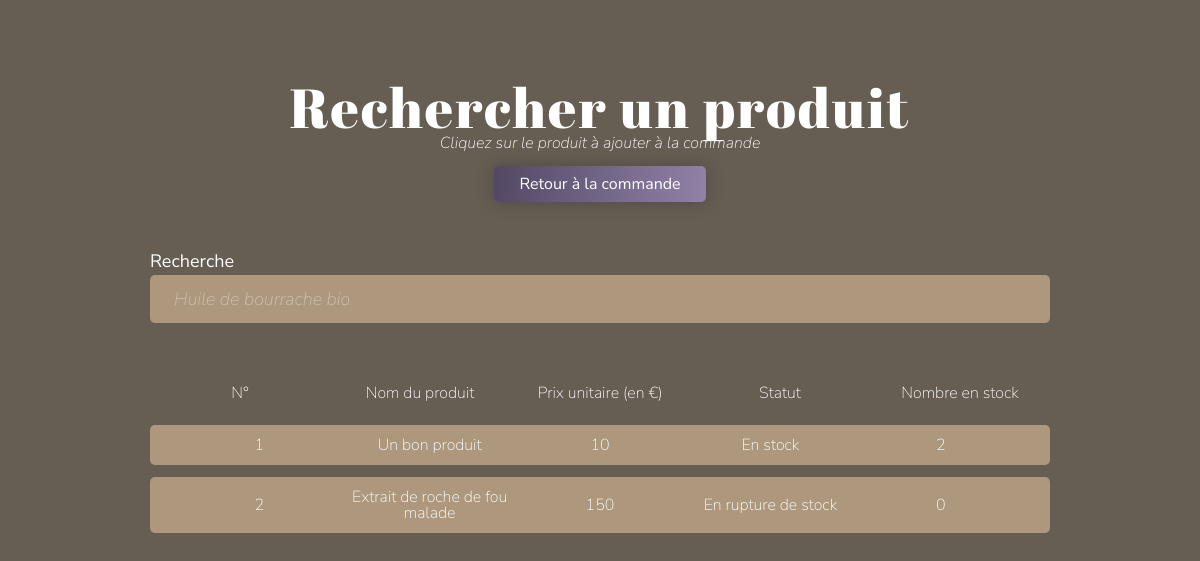
/pages/choose_product.php, run on an earlier commit of the app's database.
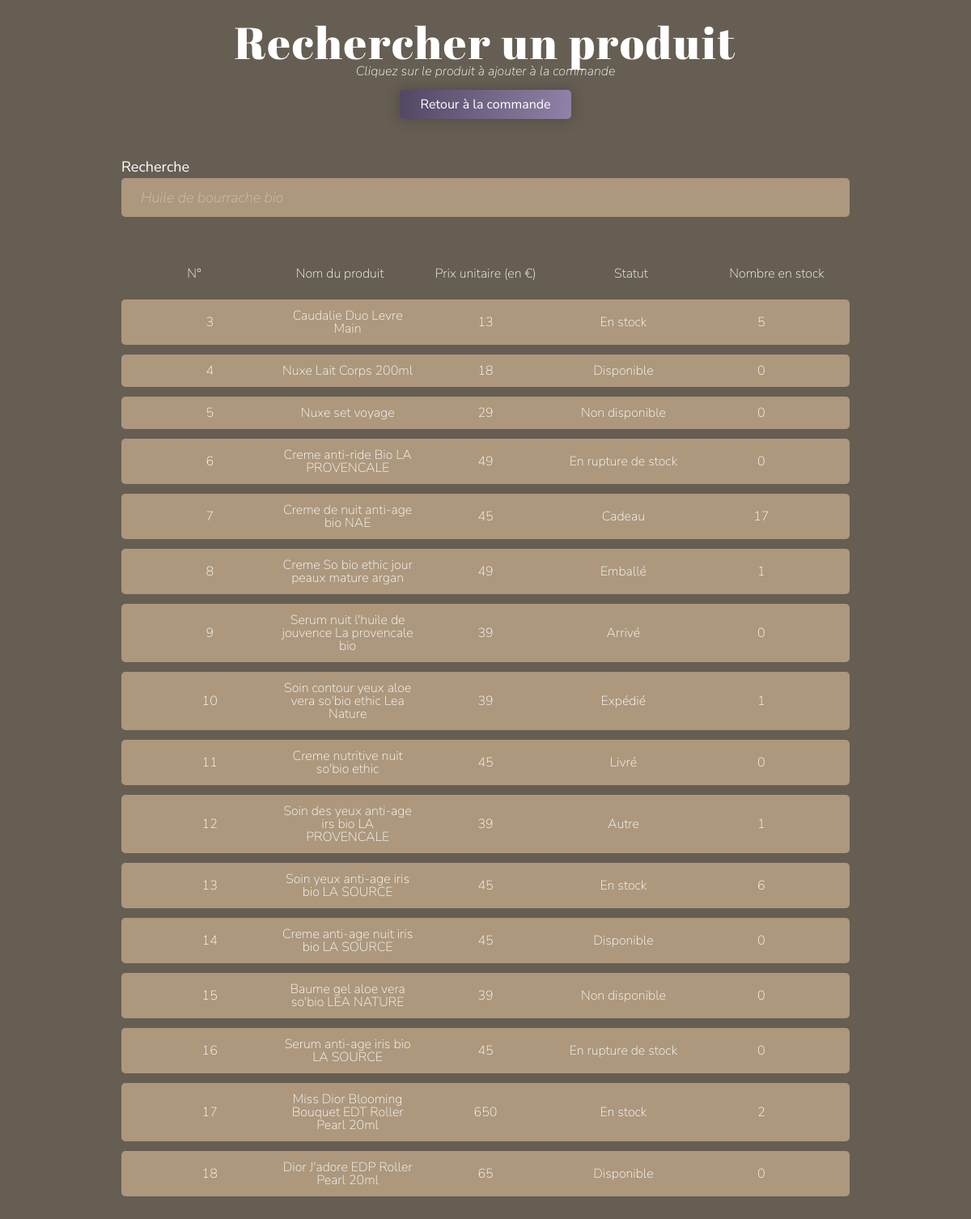
And on a later commit of the database.
### tables this page shows
CREATE TABLE `produit` (
  `id_produit` bigint(20) UNSIGNED NOT NULL,
  `product_name` varchar(255) NOT NULL,
  `unit_price` double NOT NULL,
  `status` varchar(50) NOT NULL,
  `nb_dispo` int(10) UNSIGNED NOT NULL
);

### pages/choose_product.php (the view, shortened to what this page needs)
<!DOCTYPE html>
<html lang="fr">
<head>
    <link rel="stylesheet" href="../css/reset.css">
    <link rel="stylesheet" href="../css/style.css">
    <?php include "../php/sql_connection.php" ?>
    <?php
    $query = "SELECT * FROM produit";
    $result = $connect->query($query);
    $products = $result->fetch_all(MYSQLI_ASSOC);
    $article_status_matching = array(
        'stock' => 'En stock',
        'available' => 'Disponible',
        'not_available' => 'Non disponible',
        'out_of_stock' => 'En rupture de stock',
        'gift' => 'Cadeau',
        'packed' => 'Emballé',
        'dispatched' => 'Expédié',
        'arrived' => 'Arrivé',
        'delivered' => 'Livré',
        'other' => 'Autre'
    );
    ?>
</head>
<body>
    <div class="page">
        <div class="cont-header">
            <h1>Rechercher un produit</h1>
            <p class="caption">Cliquez sur le produit à ajouter à la commande</p>
            <a href="add_command.php" class="menu">
                Retour à la commande
            </a>
        </div>
        <div class="cont-search">
            <div class="cont-input">
                <label for="search">Recherche</label>
                <input type="text" name="search" id="search" placeholder="Huile de bourrache bio">
            </div>
        </div>
        <div class="cont-tab">
            <table>
                <thead>
                    <tr>
                        <th>N°</th>
                        <th>Nom du produit</th>
                        <th>Prix unitaire (en €)</th>
                        <th>Statut</th>
                        <th>Nombre en stock</th>
                    </tr>
                </thead>
                <tbody>
                    <?php
                    foreach ($products as $product) { ?>
                        <tr
                        data-id="<?= $product['id_produit'] ?>"
                        data-name="<?= $product['product_name'] ?>"
                        data-price="<?= $product['unit_price'] ?>"
                        data-status="<?= $product['status'] ?>"
                        data-dispo="<?= $product['nb_dispo'] ?>"
                        >
                            <td><?= $product['id_produit'] ?></td>
                            <td><?= $product['product_name'] ?></td>
                            <td><?= $product['unit_price'] ?></td>
                            <td><?= $article_status_matching[$product['status']]?></td>
                            <td><?= $product['nb_dispo'] ?></td>
                        </tr>
                    <?php }
                    ?>
                </tbody>
            </table>
        </div>
    </div>
</body>
</html>

What changed in the data, as far as the page shows it:
removed produit: id_produit "1", product_name "Un bon produit", unit_price "10", status "En stock", nb_dispo "2"
removed produit: id_produit "2", product_name "Extrait de roche de fou malade", unit_price "150", status "En rupture de stock", nb_dispo "0"
added produit: id_produit "3", product_name "Caudalie Duo Levre Main", unit_price "13", status "En stock", nb_dispo "5"
added produit: id_produit "4", product_name "Nuxe Lait Corps 200ml", unit_price "18", status "Disponible", nb_dispo "0"
added produit: id_produit "5", product_name "Nuxe set voyage", unit_price "29", status "Non disponible", nb_dispo "0"
added produit: id_produit "6", product_name "Creme anti-ride Bio LA PROVENCALE", unit_price "49", status "En rupture de stock", nb_dispo "0"
added produit: id_produit "7", product_name "Creme de nuit anti-age bio NAE", unit_price "45", status "Cadeau", nb_dispo "17"
added produit: id_produit "8", product_name "Creme So bio ethic jour peaux mature argan", unit_price "49", status "Emballé", nb_dispo "1"
added produit: id_produit "9", product_name "Serum nuit l'huile de jouvence La provencale bio", unit_price "39", status "Arrivé", nb_dispo "0"
added produit: id_produit "10", product_name "Soin contour yeux aloe vera so'bio ethic Lea Nature", unit_price "39", status "Expédié", nb_dispo "1"
added produit: id_produit "11", product_name "Creme nutritive nuit so'bio ethic", unit_price "45", status "Livré", nb_dispo "0"
added produit: id_produit "12", product_name "Soin des yeux anti-age irs bio LA PROVENCALE", unit_price "39", status "Autre", nb_dispo "1"
added produit: id_produit "13", product_name "Soin yeux anti-age iris bio LA SOURCE", unit_price "45", status "En stock", nb_dispo "6"
added produit: id_produit "14", product_name "Creme anti-age nuit iris bio LA SOURCE", unit_price "45", status "Disponible", nb_dispo "0"
added produit: id_produit "15", product_name "Baume gel aloe vera so'bio LEA NATURE", unit_price "39", status "Non disponible", nb_dispo "0"
added produit: id_produit "16", product_name "Serum anti-age iris bio LA SOURCE", unit_price "45", status "En rupture de stock", nb_dispo "0"
added produit: id_produit "17", product_name "Miss Dior Blooming Bouquet EDT Roller Pearl 20ml", unit_price "650", status "En stock", nb_dispo "2"
added produit: id_produit "18", product_name "Dior J'adore EDP Roller Pearl 20ml", unit_price "65", status "Disponible", nb_dispo "0"
